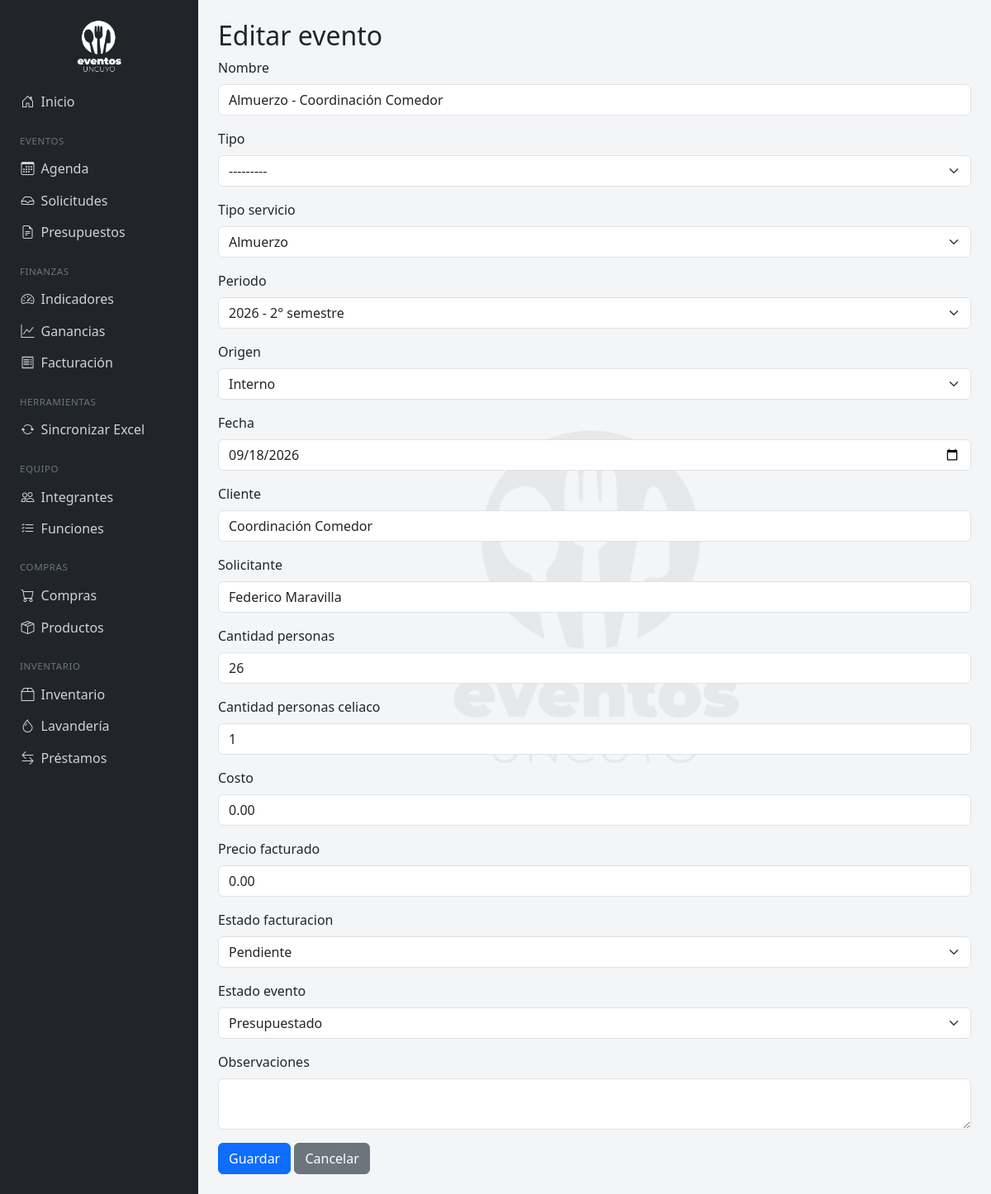
The page /eventos/342/editar/ on the database its author committed.
### eventos/models.py (models this page shows, shortened)
class Evento(models.Model):
    ESTADO_FACTURACION = [
        ('pendiente', 'Pendiente'),
        ('facturado', 'Facturado'),
        ('cobrado', 'Cobrado'),
    ]
    ORIGEN = [
        ('interno', 'Interno'),
        ('externo', 'Externo'),
    ]
    ESTADO_EVENTO = [
        ('solicitud', 'Solicitud'),
        ('presupuestado', 'Presupuestado'),
        ('confirmado', 'Confirmado'),
        ('realizado', 'Realizado'),
        ('cancelado', 'Cancelado'),
    ]
    nombre = models.CharField(max_length=200)
    tipo = models.ForeignKey(TipoEvento, on_delete=models.PROTECT, null=True, blank=True)
    tipo_servicio = models.ForeignKey(TipoServicio, on_delete=models.PROTECT, null=True, blank=True)
    periodo = models.ForeignKey(Periodo, on_delete=models.PROTECT)
    origen = models.CharField(max_length=10, choices=ORIGEN, default='interno')
    fecha = models.DateField()
    cliente = models.CharField(max_length=200, blank=True)
    solicitante = models.CharField(max_length=200, blank=True)
    cantidad_personas = models.IntegerField(null=True, blank=True)
    cantidad_personas_celiaco = models.IntegerField(null=True, blank=True)
    costo = models.DecimalField(max_digits=12, decimal_places=2, default=0)
    precio_facturado = models.DecimalField(max_digits=12, decimal_places=2, default=0)
    estado_facturacion = models.CharField(max_length=10, choices=ESTADO_FACTURACION, default='pendiente')
    estado_evento = models.CharField(max_length=15, choices=ESTADO_EVENTO, default='presupuestado')
    nro_factura = models.CharField(max_length=50, blank=True)
    nro_recibo = models.CharField(max_length=50, blank=True)
    expediente = models.CharField(max_length=50, blank=True)
    nro_comprobante = models.CharField(max_length=50, blank=True)
    observaciones = models.TextField(blank=True)
    excluir_de_informe = models.BooleanField(
        default=False,
        help_text="Tildá esto si el costo/facturado de este evento tiene un error de carga conocido. "
                   "Se excluye de los totales normales y aparece en un apartado aparte del informe."
    )
    costo_ajustado = models.DecimalField(max_digits=12, decimal_places=2, null=True, blank=True)
    facturado_ajustado = models.DecimalField(max_digits=12, decimal_places=2, null=True, blank=True)
    nota_ajuste = models.TextField(blank=True, help_text="Explicación breve del error y la corrección.")
    importado_automaticamente = models.BooleanField(
        default=False,
        help_text="Si está tildado, este evento se reemplaza automáticamente la próxima vez que sincronices el Excel."
    )

### eventos/views.py (the view)
# urls.py: path('eventos/<int:pk>/editar/', views.evento_editar, name='evento_editar'),
def evento_editar(request, pk):
    evento = get_object_or_404(Evento, pk=pk)
    if request.method == 'POST':
        form = EventoForm(request.POST, instance=evento)
        if form.is_valid():
            evento_editado = form.save(commit=False)
            evento_editado.importado_automaticamente = False
            evento_editado.save()
            return redirect('agenda')
    else:
        form = EventoForm(instance=evento)
    return render(request, 'eventos/evento_form.html', {'form': form, 'titulo': 'Editar evento'})

### eventos/models.py (called while the page is built)
    def __str__(self):
        return f"{self.anio} - {self.semestre}° semestre"

    def __str__(self):
        return self.nombre

    def __str__(self):
        return self.nombre

### eventos/templates/eventos/evento_form.html (shortened to what this page needs)
{% extends 'eventos/base.html' %}
{% block content %}
<h2>{{ titulo }}</h2>
<form method="post">
    {% for field in form %}
    <div class="mb-3">
        <label class="form-label">{{ field.label }}</label>
        {{ field }}
    </div>
    {% endfor %}
    <button type="submit" class="btn btn-primary">Guardar</button>
    <a href="{% url 'agenda' %}" class="btn btn-secondary">Cancelar</a>
</form>
{% endblock %}

### eventos/templates/eventos/base.html (style rules this page uses)
body { background-color: #f4f5f7; }

### rows shown on the page
Evento: form "Almuerzo - Coordinación Comedor" "---------" "Almuerzo" "2026 - 2° semestre" "Interno" "09/18/2026" "Coordinación Comedor" "Federico Maravilla" "26" "1" "0.00" "0.00" "Pendiente" "Presupuestado"

### other values the page prints
{{ titulo }} "Editar evento"
{{ field.label }} "Nombre" "Tipo" "Tipo servicio" "Periodo" "Origen" "Fecha" "Cliente" "Solicitante" "Cantidad personas" "Cantidad personas celiaco" "Costo" "Precio facturado" "Estado facturacion" "Estado evento" "Observaciones"
